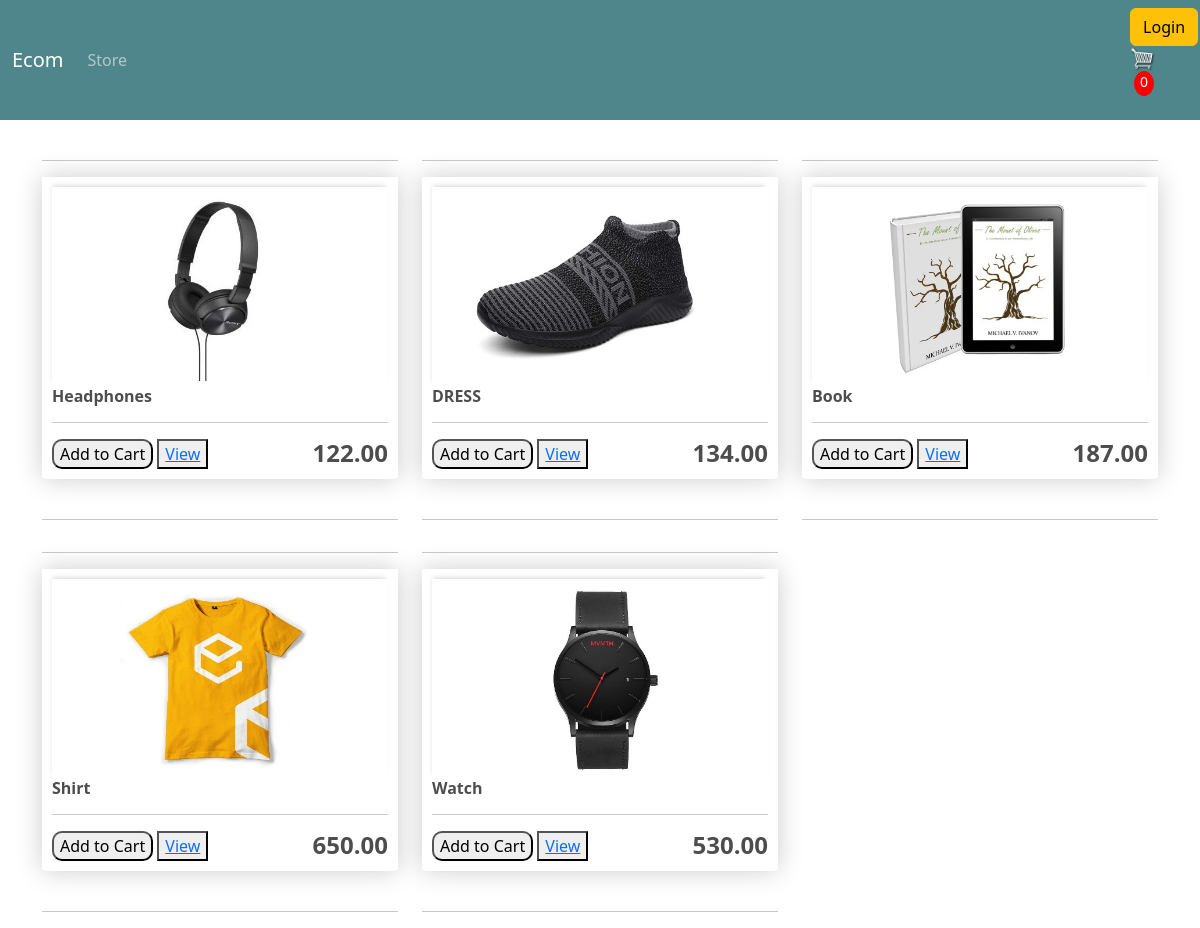
The page / on the database its author committed.
### ecommerceapp/models.py (models this page shows, shortened)
class Product(models.Model):
    name = models.CharField(max_length=200)
    price = models.FloatField()
    digital = models.BooleanField(default=False,null=True, blank=True)
    image = models.ImageField(null=True, blank=True)

### ecommerceapp/views.py (the view)
# urls.py: path('', views.store, name='store'),
def store(request):
    products = Product.objects.all()
    context = {'products':products}
    return render(request, 'ecommerceapp/store.html', context)

### ecommerceapp/templates/ecommerceapp/store.html
{% extends 'ecommerceapp/main.html' %}
{% load static %}
{% block content %}
	<div class="row">
		{% for product in products %}
		<div class="col-lg-4">
			<hr>
			<div class="box-element product">
				<img class="thumbnail" src="{{ product.image.url }}">
				<h6><strong>{{product.name}}</strong></h6>
				<hr>
				<button  class="bnt">Add to Cart</button>
				<button><a class="bnt" href="#">View</a></button>
				<h4 style=" float: right"><strong>{{product.price|floatformat:2}}</strong></h4>
			</div>
			<br>
			<hr>
		</div>
		{% endfor %}
	</div>
{% endblock content %}

### ecommerceapp/templates/ecommerceapp/main.html (shortened to what this page needs)
<html lang="en">
    {% load static %}
<head>
    <link rel="stylesheet" href="{% static 'css/main.css' %}">
<link href="https://cdn.jsdelivr.net/npm/bootstrap@5.2.0-beta1/dist/css/bootstrap.min.css" rel="stylesheet">
</head>
<body>
    <nav class="navbar navbar-expand-lg navbar-dark bg-dark" id="nav">
      <div class="container-fluid">
        <a class="navbar-brand" href="{% url 'store' %}">Ecom</a>
        <div class="collapse navbar-collapse" id="navbarSupportedContent">
          <ul class="navbar-nav mr-auto">
            <li class="nav-item active">
              <a class="nav-link" href="{% url 'store' %}">Store </a>
            </li>
          </ul>
          <div class="form-inline my-2 my-lg-0">
               <a href="#"class="btn btn-warning">Login</a>
               <a href="{% url 'cart' %}">
                  <img  id="cart-icon" src="{% static 'images/cart.png' %}">
              </a>
              <p id="cart-total">0</p>
          </div>
        </div>
      </div>
      </nav>
<div class="container">
<br>
    {% block content %}
    {% endblock content %}
</div>
</body>
</html>

### static/css/main.css (style rules this page uses)
body { background-color: hsl(0, 0%, 98%); object-fit: cover; justify-content: center; height: 100vh; }
h1,h2,h3,h4,h5,h6 { color:hsl(0, 0%, 30%); }
.box-element { box-shadow:hsl(0, 0%, 80%) 0 0 26px; background-color: #fff; border-radius: 4px; padding: 10px; object-fit: cover; }
.thumbnail { width: 100%; height: 200px; -webkit-box-shadow: -1px -3px 5px -2px rgba(214,214,214,1); -moz-box-shadow: -1px -3px 5px -2px rgba(214,214,214,1); box-shadow: -1px -3px 5px -2px rgba(214,214,214,1); object-fit: contain; }
.product { border-radius: 0 0 4px 4px; }
#nav { background-color: #4f868c!important; }
#cart-icon { width:25px; display: inline-block; margin-left: 995px; }
#cart-total { display: block; text-align: center; color:#fff; background-color: red; width: 20px; height: 25px; border-radius: 50%; font-size: 14px; margin-left: 999px; }
.col-lg-4, .col-lg-6, .col-lg-8, .col-lg-12 { margin-top: 10px; }
.btn { border-radius: 0; margin-left: 995px; }
.bnt { border-radius: 10px; }

### rows shown on the page
Product: image (picture), name "Headphones", price "122.00"
Product: image (picture), name "DRESS", price "134.00"
Product: image (picture), name "Book", price "187.00"
Product: image (picture), name "Shirt", price "650.00"
Product: image (picture), name "Watch", price "530.00"
